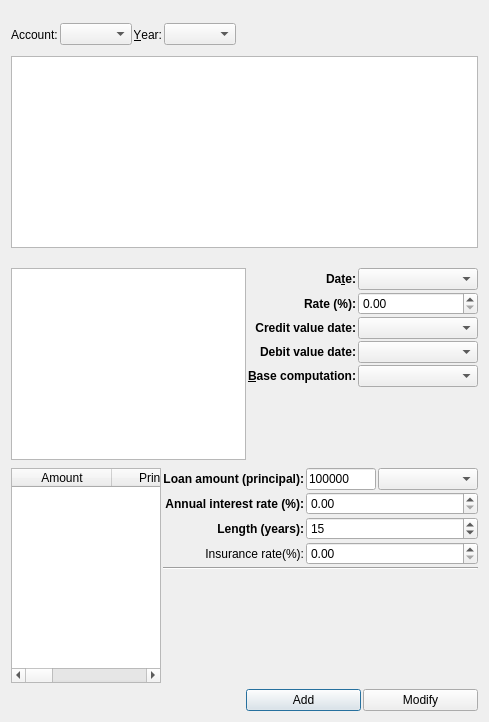
<?xml version="1.0" encoding="UTF-8"?>
<ui version="4.0">
 <author>
SPDX-FileCopyrightText: 2024 S. MANKOWSKI stephane@mankowski.fr
SPDX-FileCopyrightText: 2024 G. DE BURE support@mankowski.fr
SPDX-License-Identifier: GPL-3.0-or-later
 </author>      
 <class>skgcalculatorplugin_base</class>
 <widget class="QWidget" name="skgcalculatorplugin_base">
  <property name="geometry">
   <rect>
    <x>0</x>
    <y>0</y>
    <width>489</width>
    <height>722</height>
   </rect>
  </property>
  <layout class="QVBoxLayout" name="verticalLayout_5">
   <item>
    <widget class="QFrame" name="kCalculatorFrm">
     <layout class="QGridLayout" name="gridLayout_2">
      <property name="leftMargin">
       <number>0</number>
      </property>
      <property name="topMargin">
       <number>0</number>
      </property>
      <property name="rightMargin">
       <number>0</number>
      </property>
      <property name="bottomMargin">
       <number>0</number>
      </property>
      <property name="spacing">
       <number>2</number>
      </property>
     </layout>
    </widget>
   </item>
   <item>
    <widget class="QFrame" name="kInterestFrm">
     <layout class="QVBoxLayout" name="verticalLayout_4">
      <property name="spacing">
       <number>2</number>
      </property>
      <property name="leftMargin">
       <number>0</number>
      </property>
      <property name="topMargin">
       <number>0</number>
      </property>
      <property name="rightMargin">
       <number>0</number>
      </property>
      <property name="bottomMargin">
       <number>0</number>
      </property>
      <item>
       <widget class="QWidget" name="widget" native="true">
        <layout class="QGridLayout" name="gridLayout">
         <property name="leftMargin">
          <number>0</number>
         </property>
         <property name="topMargin">
          <number>0</number>
         </property>
         <property name="rightMargin">
          <number>0</number>
         </property>
         <property name="bottomMargin">
          <number>0</number>
         </property>
         <property name="spacing">
          <number>2</number>
         </property>
         <item row="0" column="0" colspan="3">
          <layout class="QHBoxLayout">
           <property name="spacing">
            <number>2</number>
           </property>
           <item>
            <widget class="QLabel" name="kAccountLabel">
             <property name="text">
              <string comment="Noun, an account as in a bank account">Account:</string>
             </property>
             <property name="buddy">
              <cstring>kDisplayAccountCombo</cstring>
             </property>
            </widget>
           </item>
           <item>
            <widget class="SKGComboBox" name="kDisplayAccountCombo">
             <property name="sizePolicy">
              <sizepolicy hsizetype="Preferred" vsizetype="Fixed">
               <horstretch>0</horstretch>
               <verstretch>0</verstretch>
              </sizepolicy>
             </property>
             <property name="toolTip">
              <string>Displayed account</string>
             </property>
             <property name="statusTip">
              <string>Displayed account</string>
             </property>
             <property name="sizeAdjustPolicy">
              <enum>QComboBox::AdjustToContents</enum>
             </property>
            </widget>
           </item>
           <item>
            <widget class="QLabel" name="kYearLabel">
             <property name="sizePolicy">
              <sizepolicy hsizetype="Minimum" vsizetype="Preferred">
               <horstretch>0</horstretch>
               <verstretch>0</verstretch>
              </sizepolicy>
             </property>
             <property name="text">
              <string comment="Noun, a year">&amp;Year:</string>
             </property>
             <property name="alignment">
              <set>Qt::AlignRight|Qt::AlignTrailing|Qt::AlignVCenter</set>
             </property>
             <property name="buddy">
              <cstring>KYearEdit</cstring>
             </property>
            </widget>
           </item>
           <item>
            <widget class="SKGComboBox" name="KYearEdit">
             <property name="toolTip">
              <string>Year of computation</string>
             </property>
             <property name="statusTip">
              <string>Year of computation</string>
             </property>
            </widget>
           </item>
           <item>
            <spacer>
             <property name="orientation">
              <enum>Qt::Horizontal</enum>
             </property>
             <property name="sizeType">
              <enum>QSizePolicy::MinimumExpanding</enum>
             </property>
             <property name="sizeHint" stdset="0">
              <size>
               <width>0</width>
               <height>35</height>
              </size>
             </property>
            </spacer>
           </item>
          </layout>
         </item>
         <item row="1" column="0" colspan="3">
          <widget class="KTitleWidget" name="kInterestResultsTitle" native="true">
           <property name="text" stdset="0">
            <string>Interest Results</string>
           </property>
          </widget>
         </item>
         <item row="2" column="0" colspan="3">
          <widget class="SKGTableView" name="kInterestResultTable">
           <property name="toolTip">
            <string>Result of interest computation</string>
           </property>
           <property name="statusTip">
            <string>Result of interest computation</string>
           </property>
           <property name="alternatingRowColors">
            <bool>true</bool>
           </property>
           <property name="selectionMode">
            <enum>QAbstractItemView::NoSelection</enum>
           </property>
          </widget>
         </item>
         <item row="3" column="0" colspan="3">
          <widget class="QLabel" name="kInterestLbl">
           <property name="text">
            <string notr="true"/>
           </property>
           <property name="alignment">
            <set>Qt::AlignRight|Qt::AlignTrailing|Qt::AlignVCenter</set>
           </property>
           <property name="textInteractionFlags">
            <set>Qt::LinksAccessibleByMouse|Qt::TextSelectableByMouse</set>
           </property>
          </widget>
         </item>
         <item row="4" column="0">
          <widget class="KTitleWidget" name="kInterestValuesTitle" native="true">
           <property name="sizePolicy">
            <sizepolicy hsizetype="Expanding" vsizetype="Preferred">
             <horstretch>0</horstretch>
             <verstretch>0</verstretch>
            </sizepolicy>
           </property>
           <property name="text" stdset="0">
            <string>Interest Values</string>
           </property>
          </widget>
         </item>
         <item row="4" column="1" colspan="2">
          <widget class="KTitleWidget" name="kDefineValueTitle" native="true">
           <property name="text" stdset="0">
            <string>Define Value</string>
           </property>
          </widget>
         </item>
         <item row="5" column="0" rowspan="6">
          <widget class="SKGTableView" name="kInterestView">
           <property name="sizePolicy">
            <sizepolicy hsizetype="Expanding" vsizetype="Expanding">
             <horstretch>0</horstretch>
             <verstretch>0</verstretch>
            </sizepolicy>
           </property>
           <property name="toolTip">
            <string>Parameters for interest computation</string>
           </property>
           <property name="statusTip">
            <string>Parameters for interest computation</string>
           </property>
           <property name="alternatingRowColors">
            <bool>true</bool>
           </property>
           <property name="selectionBehavior">
            <enum>QAbstractItemView::SelectRows</enum>
           </property>
          </widget>
         </item>
         <item row="5" column="1">
          <widget class="QLabel" name="kDateLabel">
           <property name="font">
            <font>
             <weight>75</weight>
             <bold>true</bold>
            </font>
           </property>
           <property name="text">
            <string>Da&amp;te:</string>
           </property>
           <property name="alignment">
            <set>Qt::AlignRight|Qt::AlignTrailing|Qt::AlignVCenter</set>
           </property>
           <property name="buddy">
            <cstring>kDateEdit</cstring>
           </property>
          </widget>
         </item>
         <item row="5" column="2">
          <widget class="SKGDateEdit" name="kDateEdit">
           <property name="minimumSize">
            <size>
             <width>120</width>
             <height>0</height>
            </size>
           </property>
           <property name="toolTip">
            <string>Date of the interest's quote</string>
           </property>
           <property name="statusTip">
            <string>Date of the interest's quote</string>
           </property>
          </widget>
         </item>
         <item row="6" column="1">
          <widget class="QLabel" name="kRateLabel">
           <property name="font">
            <font>
             <weight>75</weight>
             <bold>true</bold>
            </font>
           </property>
           <property name="text">
            <string>Rate (%):</string>
           </property>
           <property name="alignment">
            <set>Qt::AlignRight|Qt::AlignTrailing|Qt::AlignVCenter</set>
           </property>
           <property name="buddy">
            <cstring>kRateEdit</cstring>
           </property>
          </widget>
         </item>
         <item row="7" column="1">
          <widget class="QLabel" name="kCreditValueDateLbl">
           <property name="font">
            <font>
             <weight>75</weight>
             <bold>true</bold>
            </font>
           </property>
           <property name="text">
            <string>Credit value date:</string>
           </property>
           <property name="alignment">
            <set>Qt::AlignRight|Qt::AlignTrailing|Qt::AlignVCenter</set>
           </property>
           <property name="buddy">
            <cstring>kCreditValueDate</cstring>
           </property>
          </widget>
         </item>
         <item row="7" column="2">
          <widget class="SKGComboBox" name="kCreditValueDate">
           <property name="toolTip">
            <string>The credit value date computation mode.</string>
           </property>
           <property name="statusTip">
            <string>The credit value date computation mode.</string>
           </property>
          </widget>
         </item>
         <item row="8" column="1">
          <widget class="QLabel" name="kDebitValueDateLbl">
           <property name="font">
            <font>
             <weight>75</weight>
             <bold>true</bold>
            </font>
           </property>
           <property name="text">
            <string>Debit value date:</string>
           </property>
           <property name="alignment">
            <set>Qt::AlignRight|Qt::AlignTrailing|Qt::AlignVCenter</set>
           </property>
           <property name="buddy">
            <cstring>kDebitValueDate</cstring>
           </property>
          </widget>
         </item>
         <item row="8" column="2">
          <widget class="SKGComboBox" name="kDebitValueDate">
           <property name="toolTip">
            <string>The debit value date computation mode.</string>
           </property>
           <property name="statusTip">
            <string>The debit value date computation mode.</string>
           </property>
          </widget>
         </item>
         <item row="9" column="1">
          <widget class="QLabel" name="kModeLbl">
           <property name="font">
            <font>
             <weight>75</weight>
             <bold>true</bold>
            </font>
           </property>
           <property name="text">
            <string>&amp;Base computation:</string>
           </property>
           <property name="alignment">
            <set>Qt::AlignRight|Qt::AlignTrailing|Qt::AlignVCenter</set>
           </property>
           <property name="buddy">
            <cstring>kMode</cstring>
           </property>
          </widget>
         </item>
         <item row="9" column="2">
          <widget class="SKGComboBox" name="kMode">
           <property name="toolTip">
            <string>The base of the computation.</string>
           </property>
           <property name="statusTip">
            <string>The base of the computation.</string>
           </property>
          </widget>
         </item>
         <item row="10" column="2">
          <spacer name="verticalSpacer">
           <property name="orientation">
            <enum>Qt::Vertical</enum>
           </property>
           <property name="sizeHint" stdset="0">
            <size>
             <width>20</width>
             <height>40</height>
            </size>
           </property>
          </spacer>
         </item>
         <item row="6" column="2">
          <widget class="QDoubleSpinBox" name="kRateEdit">
           <property name="focusPolicy">
            <enum>Qt::WheelFocus</enum>
           </property>
           <property name="toolTip">
            <string>Rate of the interest</string>
           </property>
           <property name="statusTip">
            <string>Rate of the interest</string>
           </property>
           <property name="maximum">
            <double>100.000000000000000</double>
           </property>
          </widget>
         </item>
        </layout>
       </widget>
      </item>
     </layout>
    </widget>
   </item>
   <item>
    <widget class="QFrame" name="kAmortizationFrm">
     <layout class="QGridLayout" name="gridLayout_3">
      <property name="leftMargin">
       <number>0</number>
      </property>
      <property name="topMargin">
       <number>0</number>
      </property>
      <property name="rightMargin">
       <number>0</number>
      </property>
      <property name="bottomMargin">
       <number>0</number>
      </property>
      <property name="spacing">
       <number>2</number>
      </property>
      <item row="0" column="0">
       <widget class="KTitleWidget" name="kAmortizationTableTitle" native="true">
        <property name="sizePolicy">
         <sizepolicy hsizetype="Expanding" vsizetype="Preferred">
          <horstretch>0</horstretch>
          <verstretch>0</verstretch>
         </sizepolicy>
        </property>
        <property name="text" stdset="0">
         <string>Amortization Table</string>
        </property>
       </widget>
      </item>
      <item row="0" column="1" rowspan="2">
       <widget class="QWidget" name="gridWidget_2" native="true">
        <property name="sizePolicy">
         <sizepolicy hsizetype="Fixed" vsizetype="Preferred">
          <horstretch>0</horstretch>
          <verstretch>0</verstretch>
         </sizepolicy>
        </property>
        <layout class="QGridLayout" name="gridLayout_5">
         <property name="leftMargin">
          <number>0</number>
         </property>
         <property name="topMargin">
          <number>0</number>
         </property>
         <property name="rightMargin">
          <number>0</number>
         </property>
         <property name="bottomMargin">
          <number>0</number>
         </property>
         <property name="spacing">
          <number>2</number>
         </property>
         <item row="2" column="0">
          <widget class="QLabel" name="kAnnualRateLabel">
           <property name="font">
            <font>
             <weight>75</weight>
             <bold>true</bold>
            </font>
           </property>
           <property name="text">
            <string>Annual interest rate (%):</string>
           </property>
           <property name="alignment">
            <set>Qt::AlignRight|Qt::AlignTrailing|Qt::AlignVCenter</set>
           </property>
           <property name="buddy">
            <cstring>kAnnualRateEdit</cstring>
           </property>
          </widget>
         </item>
         <item row="1" column="0">
          <widget class="QLabel" name="kLoanLabel">
           <property name="font">
            <font>
             <weight>75</weight>
             <bold>true</bold>
            </font>
           </property>
           <property name="text">
            <string>Loan amount (principal):</string>
           </property>
           <property name="alignment">
            <set>Qt::AlignRight|Qt::AlignTrailing|Qt::AlignVCenter</set>
           </property>
           <property name="buddy">
            <cstring>kLoanEdit</cstring>
           </property>
          </widget>
         </item>
         <item row="5" column="0">
          <widget class="QLabel" name="kLength">
           <property name="font">
            <font>
             <weight>75</weight>
             <bold>true</bold>
            </font>
           </property>
           <property name="text">
            <string>Length (years):</string>
           </property>
           <property name="alignment">
            <set>Qt::AlignRight|Qt::AlignTrailing|Qt::AlignVCenter</set>
           </property>
           <property name="buddy">
            <cstring>kLenghtEdit</cstring>
           </property>
          </widget>
         </item>
         <item row="11" column="1">
          <spacer name="verticalSpacer_2">
           <property name="orientation">
            <enum>Qt::Vertical</enum>
           </property>
           <property name="sizeHint" stdset="0">
            <size>
             <width>20</width>
             <height>40</height>
            </size>
           </property>
          </spacer>
         </item>
         <item row="1" column="1">
          <widget class="SKGCalculatorEdit" name="kLoanEdit">
           <property name="sizePolicy">
            <sizepolicy hsizetype="Preferred" vsizetype="Fixed">
             <horstretch>0</horstretch>
             <verstretch>0</verstretch>
            </sizepolicy>
           </property>
           <property name="maximumSize">
            <size>
             <width>70</width>
             <height>16777215</height>
            </size>
           </property>
           <property name="toolTip">
            <string>Amount of the loan</string>
           </property>
           <property name="statusTip">
            <string>Amount of the loan</string>
           </property>
           <property name="text">
            <string>100000</string>
           </property>
           <property name="value">
            <double>100000.000000000000000</double>
           </property>
          </widget>
         </item>
         <item row="8" column="0" colspan="3">
          <widget class="Line" name="line">
           <property name="orientation">
            <enum>Qt::Horizontal</enum>
           </property>
          </widget>
         </item>
         <item row="10" column="0" colspan="3">
          <widget class="QLabel" name="kAmortizationResult">
           <property name="text">
            <string/>
           </property>
           <property name="textInteractionFlags">
            <set>Qt::LinksAccessibleByMouse|Qt::TextSelectableByKeyboard|Qt::TextSelectableByMouse</set>
           </property>
          </widget>
         </item>
         <item row="1" column="2">
          <widget class="SKGUnitComboBox" name="kUnitEdit">
           <property name="sizePolicy">
            <sizepolicy hsizetype="Maximum" vsizetype="Fixed">
             <horstretch>0</horstretch>
             <verstretch>0</verstretch>
            </sizepolicy>
           </property>
           <property name="minimumSize">
            <size>
             <width>100</width>
             <height>0</height>
            </size>
           </property>
           <property name="maximumSize">
            <size>
             <width>100</width>
             <height>16777215</height>
            </size>
           </property>
           <property name="toolTip">
            <string>Unit of the loan</string>
           </property>
           <property name="statusTip">
            <string>Unit of the loan</string>
           </property>
           <property name="sizeAdjustPolicy">
            <enum>QComboBox::AdjustToContents</enum>
           </property>
          </widget>
         </item>
         <item row="9" column="0" colspan="3">
          <widget class="KTitleWidget" name="kPaymentSummaryTitle" native="true">
           <property name="text" stdset="0">
            <string>Payment Summary</string>
           </property>
          </widget>
         </item>
         <item row="0" column="0" colspan="3">
          <widget class="KTitleWidget" name="kLoadSummaryTitle" native="true">
           <property name="text" stdset="0">
            <string>Loan Summary</string>
           </property>
          </widget>
         </item>
         <item row="6" column="0">
          <widget class="QLabel" name="kInsuranceRateLbl">
           <property name="text">
            <string>Insurance rate(%):</string>
           </property>
           <property name="alignment">
            <set>Qt::AlignRight|Qt::AlignTrailing|Qt::AlignVCenter</set>
           </property>
           <property name="buddy">
            <cstring>kInsuranceRateEdit</cstring>
           </property>
          </widget>
         </item>
         <item row="5" column="1" colspan="2">
          <widget class="QSpinBox" name="kLenghtEdit">
           <property name="toolTip">
            <string>Length of the loan in years</string>
           </property>
           <property name="statusTip">
            <string>Length of the loan in years</string>
           </property>
           <property name="minimum">
            <number>1</number>
           </property>
           <property name="maximum">
            <number>100</number>
           </property>
           <property name="singleStep">
            <number>5</number>
           </property>
           <property name="value">
            <number>15</number>
           </property>
          </widget>
         </item>
         <item row="2" column="1" colspan="2">
          <widget class="QDoubleSpinBox" name="kAnnualRateEdit">
           <property name="focusPolicy">
            <enum>Qt::WheelFocus</enum>
           </property>
           <property name="toolTip">
            <string>Annual rate of the loan</string>
           </property>
           <property name="statusTip">
            <string>Annual rate of the loan</string>
           </property>
           <property name="maximum">
            <double>100.000000000000000</double>
           </property>
          </widget>
         </item>
         <item row="6" column="1" colspan="2">
          <widget class="QDoubleSpinBox" name="kInsuranceRateEdit">
           <property name="focusPolicy">
            <enum>Qt::WheelFocus</enum>
           </property>
           <property name="toolTip">
            <string>Insurance rate of the loan</string>
           </property>
           <property name="statusTip">
            <string>Insurance rate of the loan</string>
           </property>
           <property name="maximum">
            <double>100.000000000000000</double>
           </property>
          </widget>
         </item>
        </layout>
       </widget>
      </item>
      <item row="1" column="0">
       <widget class="QTableWidget" name="kAmortizationTable">
        <property name="sizePolicy">
         <sizepolicy hsizetype="Expanding" vsizetype="Expanding">
          <horstretch>0</horstretch>
          <verstretch>0</verstretch>
         </sizepolicy>
        </property>
        <property name="toolTip">
         <string>Amortization Table</string>
        </property>
        <property name="statusTip">
         <string>Amortization Table</string>
        </property>
        <property name="editTriggers">
         <set>QAbstractItemView::NoEditTriggers</set>
        </property>
        <property name="alternatingRowColors">
         <bool>true</bool>
        </property>
        <property name="selectionMode">
         <enum>QAbstractItemView::NoSelection</enum>
        </property>
        <property name="showGrid">
         <bool>false</bool>
        </property>
        <column>
         <property name="text">
          <string>Amount</string>
         </property>
        </column>
        <column>
         <property name="text">
          <string>Principal</string>
         </property>
        </column>
        <column>
         <property name="text">
          <string>Interest</string>
         </property>
        </column>
        <column>
         <property name="text">
          <string>Insurance</string>
         </property>
        </column>
        <column>
         <property name="text">
          <string>Balance</string>
         </property>
        </column>
       </widget>
      </item>
     </layout>
    </widget>
   </item>
   <item>
    <layout class="QHBoxLayout" name="horizontalLayout_12">
     <property name="spacing">
      <number>2</number>
     </property>
     <item>
      <widget class="SKGWidgetSelector" name="kWidgetSelector">
       <property name="alwaysOneOpen">
        <bool>true</bool>
       </property>
      </widget>
     </item>
     <item>
      <widget class="QFrame" name="kBtnFrm">
       <property name="minimumSize">
        <size>
         <width>100</width>
         <height>0</height>
        </size>
       </property>
       <layout class="QHBoxLayout" name="horizontalLayout">
        <property name="spacing">
         <number>2</number>
        </property>
        <property name="leftMargin">
         <number>0</number>
        </property>
        <property name="topMargin">
         <number>0</number>
        </property>
        <property name="rightMargin">
         <number>0</number>
        </property>
        <property name="bottomMargin">
         <number>0</number>
        </property>
        <item>
         <widget class="QPushButton" name="kAdd">
          <property name="enabled">
           <bool>true</bool>
          </property>
          <property name="toolTip">
           <string>Create a new interest parameter (Ctrl+Enter)</string>
          </property>
          <property name="statusTip">
           <string>Create a new interest parameter (Ctrl+Enter)</string>
          </property>
          <property name="text">
           <string>Add</string>
          </property>
          <property name="autoDefault">
           <bool>true</bool>
          </property>
          <property name="default">
           <bool>true</bool>
          </property>
         </widget>
        </item>
        <item>
         <widget class="QPushButton" name="kUpdate">
          <property name="toolTip">
           <string>Update interest parameters (Shift+Enter)</string>
          </property>
          <property name="statusTip">
           <string>Update interest parameters (Shift+Enter)</string>
          </property>
          <property name="text">
           <string>Modify</string>
          </property>
         </widget>
        </item>
       </layout>
      </widget>
     </item>
    </layout>
   </item>
  </layout>
 </widget>
 <customwidgets>
  <customwidget>
   <class>SKGUnitComboBox</class>
   <extends>SKGComboBox</extends>
   <header>skgunitcombobox.h</header>
  </customwidget>
  <customwidget>
   <class>SKGCalculatorEdit</class>
   <extends>QLineEdit</extends>
   <header>skgcalculatoredit.h</header>
  </customwidget>
  <customwidget>
   <class>SKGComboBox</class>
   <extends>QComboBox</extends>
   <header>skgcombobox.h</header>
  </customwidget>
  <customwidget>
   <class>SKGDateEdit</class>
   <extends>QComboBox</extends>
   <header>skgdateedit.h</header>
  </customwidget>
  <customwidget>
   <class>SKGTableView</class>
   <extends>SKGTreeView</extends>
   <header>skgtableview.h</header>
   <container>1</container>
  </customwidget>
  <customwidget>
   <class>SKGTreeView</class>
   <extends>QTreeView</extends>
   <header>skgtreeview.h</header>
   <container>1</container>
  </customwidget>
  <customwidget>
   <class>SKGWidgetSelector</class>
   <extends>QWidget</extends>
   <header>skgwidgetselector.h</header>
  </customwidget>
  <customwidget>
   <class>KTitleWidget</class>
   <extends>QWidget</extends>
   <header>ktitlewidget.h</header>
  </customwidget>
 </customwidgets>
 <tabstops>
  <tabstop>kDisplayAccountCombo</tabstop>
  <tabstop>KYearEdit</tabstop>
  <tabstop>kInterestResultTable</tabstop>
  <tabstop>kInterestView</tabstop>
  <tabstop>kDateEdit</tabstop>
  <tabstop>kRateEdit</tabstop>
  <tabstop>kCreditValueDate</tabstop>
  <tabstop>kDebitValueDate</tabstop>
  <tabstop>kMode</tabstop>
  <tabstop>kAmortizationTable</tabstop>
  <tabstop>kLoanEdit</tabstop>
  <tabstop>kUnitEdit</tabstop>
  <tabstop>kAnnualRateEdit</tabstop>
  <tabstop>kLenghtEdit</tabstop>
  <tabstop>kInsuranceRateEdit</tabstop>
  <tabstop>kAdd</tabstop>
  <tabstop>kUpdate</tabstop>
 </tabstops>
 <resources/>
 <connections/>
 <slots>
  <slot>onBtnModeClicked()</slot>
  <slot>onCalculatorReturnPressed(QString)</slot>
  <slot>onCalculatorListClicked(QString)</slot>
  <slot>onUpdate()</slot>
  <slot>onAdd()</slot>
  <slot>onSelectedInterestChanged()</slot>
  <slot>onAmortizationComputationDelayed()</slot>
 </slots>
</ui>
